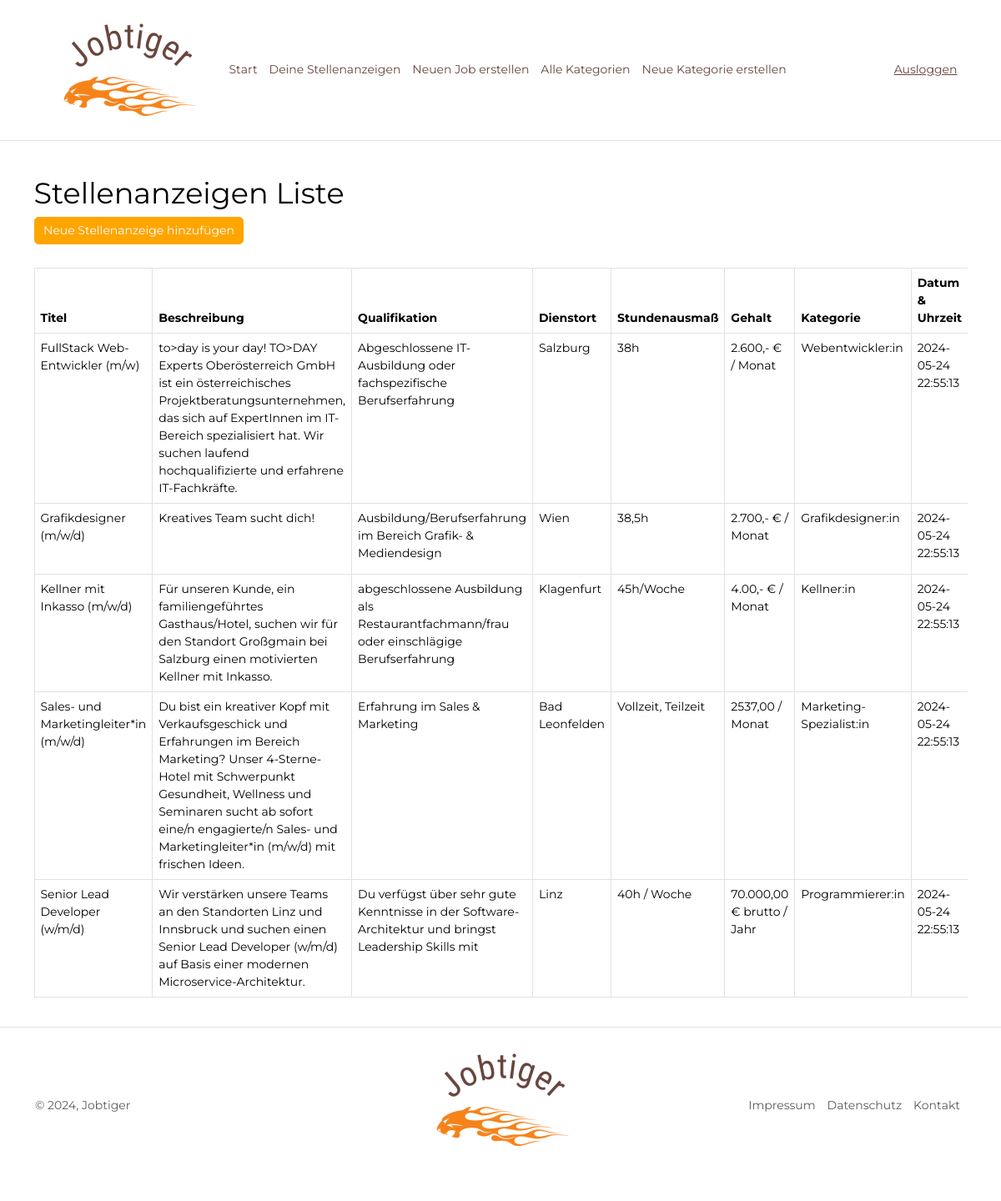
/jobs_liste.php (signed in), run on the app's committed database.
### tables this page shows
CREATE TABLE `jobs` (
  `id` int(10) UNSIGNED NOT NULL,
  `titel` varchar(255) NOT NULL,
  `beschreibung` varchar(255) NOT NULL,
  `qualifikation` varchar(255) NOT NULL,
  `dienstort` varchar(255) NOT NULL,
  `stundenausmass` varchar(255) NOT NULL,
  `gehalt` varchar(255) NOT NULL,
  `kategorie_id` int(10) UNSIGNED NOT NULL,
  `benutzer_id` int(10) UNSIGNED NOT NULL,
  `datum` datetime NOT NULL DEFAULT current_timestamp(),
  `sichtbar` varchar(10) NOT NULL DEFAULT 'ja',
  `aenderungsdatum` datetime NOT NULL DEFAULT current_timestamp()
);

CREATE TABLE `kategorien` (
  `id` int(10) UNSIGNED NOT NULL,
  `kategorie` varchar(255) NOT NULL
);

### setup.php (called while the page is built, shortened)
<?php
spl_autoload_register(
    function (string $klasse) {
        $prefix = "WIFI\\Jobportal\\";
        $basis = __DIR__ . "/";
        $laenge = strlen($prefix);
        $klasse_ohne_prefix = substr($klasse, $laenge);
        $datei = $basis . $klasse_ohne_prefix . ".php";
        $datei = str_replace("\\", "/", $datei);
    }
);

### Fdb/Mysql.php (called while the page is built, shortened)
<?php
class Mysql {
    private static ?Mysql $instanz = null;
    public static function getInstanz(): Mysql {
        if (!self::$instanz) {
            self::$instanz = new Mysql();
        }
        return self::$instanz;
    }
    private \mysqli $db;
    public function verbinden() {
        $this->db = new \mysqli(MYSQL_HOST, MYSQL_USER, MYSQL_PASSWORT, MYSQL_DATENBANK);
        $this->db->set_charset('utf8mb4');
    }
    public function escape(string $wert): string {
        return $this->db->real_escape_string($wert);
    }
    public function query(string $input): \mysqli_result|bool {
        $ergebnis = $this->db->query($input);
        return $ergebnis;
    }
}

### Fdb/Model/Jobs.php (called while the page is built, shortened)
<?php
class Jobs {
    public function alle_jobs($benutzer_id): array {
        $alle_jobs = array();
        $db = Mysql::getInstanz();
        if ($benutzer_id == 9) {
            $ergebnis = $db->query("SELECT * FROM jobs ORDER BY datum DESC");
        } else {
            $ergebnis = $db->query("SELECT * FROM jobs WHERE benutzer_id = {$benutzer_id} ORDER BY datum DESC");
        }
        while ($row = $ergebnis->fetch_assoc()) {
            $alle_jobs[] = new Job($row);
        }
        return $alle_jobs;
    }
}

### Fdb/Model/Row/RowAbstract.php (called while the page is built, shortened)
<?php
abstract class RowAbstract {
    protected string $tabelle;
    private array $daten = [];
    public function __construct(array|int $id_oder_daten) {
        if (is_array($id_oder_daten)) {
            $this->daten = $id_oder_daten;
        } else {
            $db = Mysql::getInstanz();
            $sql_id = $db->escape($id_oder_daten);
            $ergebnis = $db->query("SELECT * FROM {$this->tabelle} WHERE id = '{$sql_id}'");
            $this->daten = $ergebnis->fetch_assoc();
        }
    }
    public function __get(string $eigenschaft): mixed {
        return $this->daten[$eigenschaft];
    }
}

### Fdb/Model/Row/Job.php (called while the page is built, shortened)
<?php
class Job extends RowAbstract {
    public function get_kategorie(): Kategorie {
        return new Kategorie($this->kategorie_id);
    }
}

### jobs_liste.php (the view, shortened to what this page needs)
<?php
include "setup.php";
include "kopf-backend.php";
?>
<div class="container mt-5">
    <h1>Stellenanzeigen Liste</h1>
    <p><a href='job_erstellen.php' class='btn btn-primary mb-3'>Neue Stellenanzeige hinzufügen</a></p>
    <div class="table-responsive">
        <table class="table table-bordered">
            <thead class="thead-dark">
                <tr>
                    <th>Titel</th>
                    <th>Beschreibung</th>
                    <th>Qualifikation</th>
                    <th>Dienstort</th>
                    <th>Stundenausmaß</th>
                    <th>Gehalt</th>
                    <th>Kategorie</th>
                    <th>Datum & Uhrzeit</th>
                </tr>
            </thead>
            <tbody>
                <?php
                $jobs = new Jobs();
                $benutzer_id = $_SESSION["benutzer_id"];
                $alle_jobs = $jobs->alle_jobs($benutzer_id);
                foreach ($alle_jobs as $job) {
                    echo "<tr>";
                    echo "<td>" . htmlspecialchars($job->titel) . "</td>";
                    echo "<td>" . htmlspecialchars($job->beschreibung) . "</td>";
                    echo "<td>" . htmlspecialchars($job->qualifikation) . "</td>";
                    echo "<td>" . htmlspecialchars($job->dienstort) . "</td>";
                    echo "<td>" . htmlspecialchars($job->stundenausmass) . "</td>";
                    echo "<td>" . htmlspecialchars($job->gehalt) . "</td>";
                    echo "<td>" . htmlspecialchars($job->get_kategorie()->kategorie) . "</td>";
                    echo "<td>" . htmlspecialchars($job->datum) . "</td>";
                    echo "</tr>";
                }
                ?>
            </tbody>
        </table>
    </div>
</div>
<?php
include "fuss.php";
?>

### css/style.css (style rules this page uses)
:root { --primary: orange; --dark-brown: #67453d; }
html, body { margin: 0; padding: 0; font-family: Montserrat; font-size: 14px; color: var(--text-color); }
html * { box-sizing: border-box; }
.btn-primary { background-color: var(--primary) !important; border-color: var(--primary) !important; }

### data on the page
jobs: titel "FullStack Web-Entwickler (m/w)", beschreibung "to>day is your day! TO>DAY Experts Oberösterreich GmbH ist ein österreichisches Projektberatungsunternehmen, das sich auf ExpertInnen im IT-Bereich spezialisiert hat. Wir suchen laufend hochqualifizierte und erfahrene IT-Fachkräfte.", qualifikation "Abgeschlossene IT-Ausbildung oder fachspezifische Berufserfahrung", dienstort "Salzburg", stundenausmass "38h", gehalt "2.600,- € / Monat", kategorie.kategorie "Webentwickler:in", datum "2024-05-24 22:55:13"
jobs: titel "Grafikdesigner (m/w/d)", beschreibung "Kreatives Team sucht dich!", qualifikation "Ausbildung/Berufserfahrung im Bereich Grafik- & Mediendesign", dienstort "Wien", stundenausmass "38,5h", gehalt "2.700,- € / Monat", kategorie.kategorie "Grafikdesigner:in", datum "2024-05-24 22:55:13"
jobs: titel "Kellner mit Inkasso (m/w/d)", beschreibung "Für unseren Kunde, ein familiengeführtes Gasthaus/Hotel, suchen wir für den Standort Großgmain bei Salzburg einen motivierten Kellner mit Inkasso.", qualifikation "abgeschlossene Ausbildung als Restaurantfachmann/frau oder einschlägige Berufserfahrung", dienstort "Klagenfurt", stundenausmass "45h/Woche", gehalt "4.00,- € / Monat", kategorie.kategorie "Kellner:in", datum "2024-05-24 22:55:13"
jobs: titel "Sales- und Marketingleiter*in (m/w/d)", beschreibung "Du bist ein kreativer Kopf mit Verkaufsgeschick und Erfahrungen im Bereich Marketing? Unser 4-Sterne-Hotel mit Schwerpunkt Gesundheit, Wellness und Seminaren sucht ab sofort eine/n engagierte/n Sales- und Marketingleiter*in (m/w/d) mit frischen Ideen.", qualifikation "Erfahrung im Sales & Marketing", dienstort "Bad Leonfelden", stundenausmass "Vollzeit, Teilzeit", gehalt "2537,00 / Monat", kategorie.kategorie "Marketing-Spezialist:in", datum "2024-05-24 22:55:13"
jobs: titel "Senior Lead Developer (w/m/d)", beschreibung "Wir verstärken unsere Teams an den Standorten Linz und Innsbruck und suchen einen Senior Lead Developer (w/m/d) auf Basis einer modernen Microservice-Architektur.", qualifikation "Du verfügst über sehr gute Kenntnisse in der Software-Architektur und bringst Leadership Skills mit", dienstort "Linz", stundenausmass "40h / Woche", gehalt "70.000,00 € brutto / Jahr", kategorie.kategorie "Programmierer:in", datum "2024-05-24 22:55:13"
